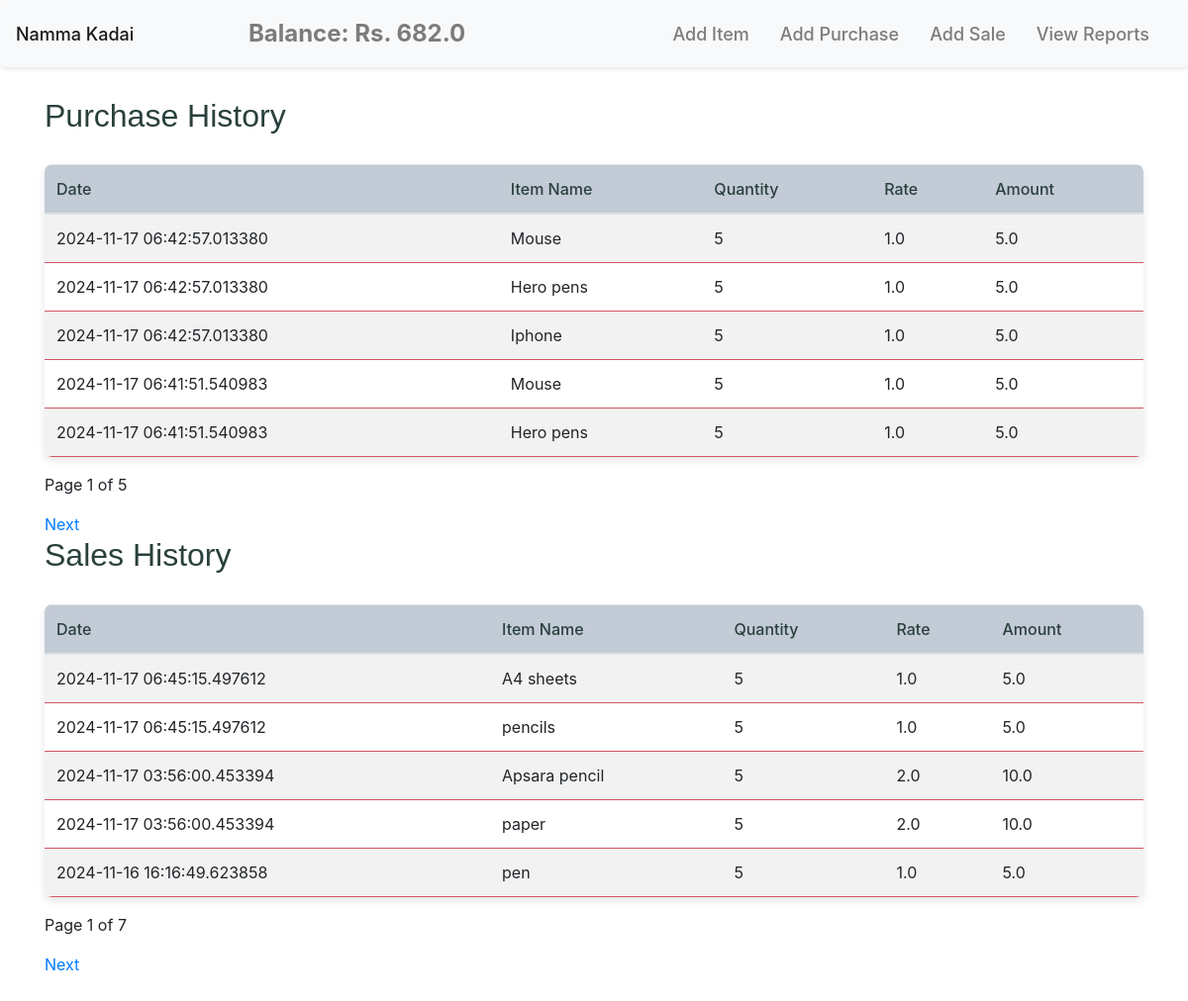
/view_reports, run on an earlier commit of the app's database.
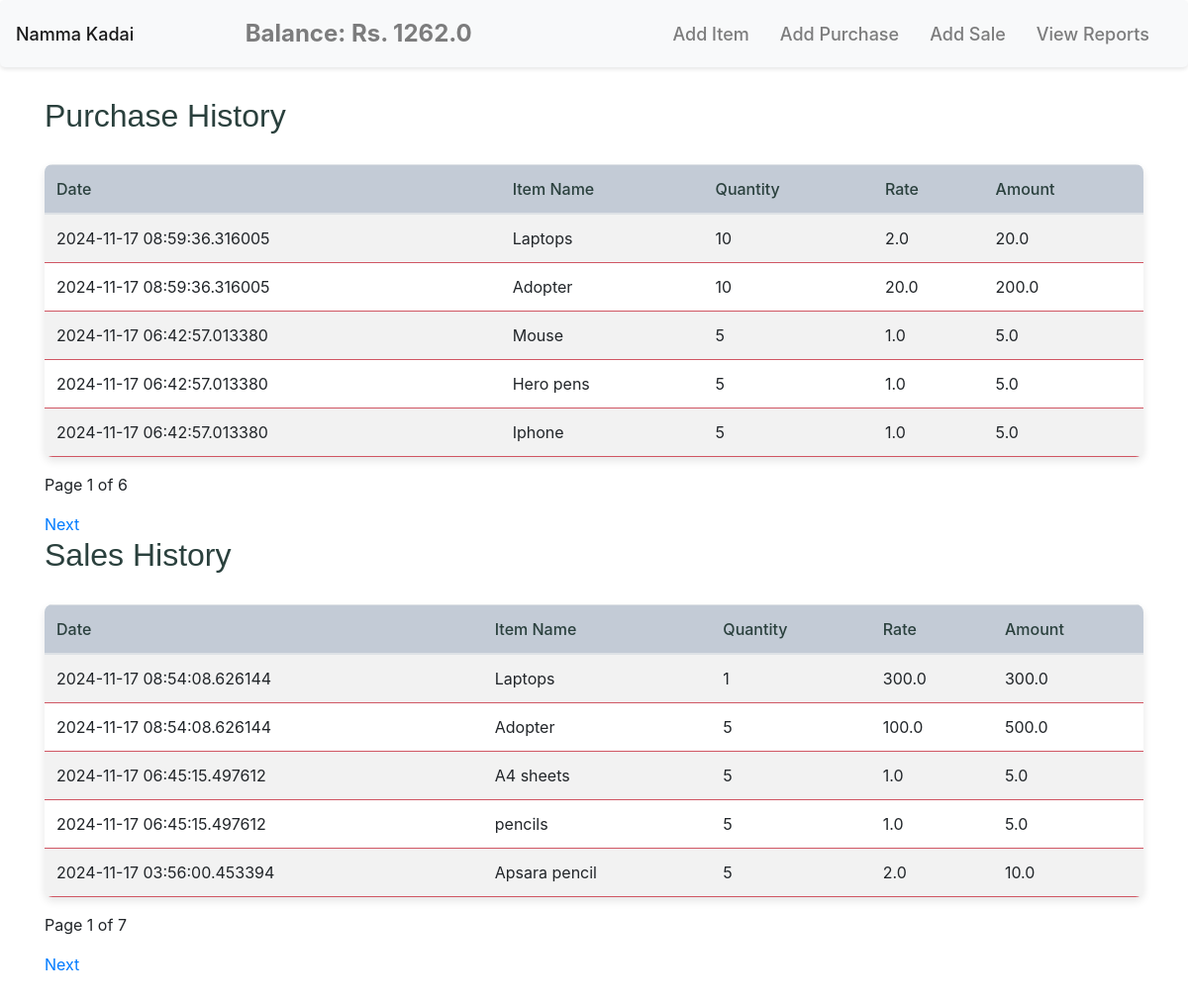
And on a later commit of the database.
### models.py (models this page shows)
class Company(db.Model):
    id = db.Column(db.Integer, primary_key=True)
    name = db.Column(db.String(50), unique=True, nullable=False)
    cash_balance = db.Column(db.Float, nullable=False, default=1000.0)

class Purchase(db.Model):
    id = db.Column(db.Integer, primary_key=True)
    timestamp = db.Column(db.DateTime, default=datetime.utcnow)
    item_id = db.Column(db.Integer, db.ForeignKey('item.id'), nullable=False)
    qty = db.Column(db.Integer, nullable=False)
    rate = db.Column(db.Float, nullable=False)
    amount = db.Column(db.Float, nullable=False)
    item = db.relationship('Item', backref=db.backref('purchases', lazy=True))

class Item(db.Model):
    id = db.Column(db.Integer, primary_key=True)
    name = db.Column(db.String(50), unique=True, nullable=False)
    price = db.Column(db.Float, nullable=False)
    qty = db.Column(db.Integer, nullable=False, default=0)

class Sale(db.Model):
    id = db.Column(db.Integer, primary_key=True)
    timestamp = db.Column(db.DateTime, default=datetime.utcnow)
    item_id = db.Column(db.Integer, db.ForeignKey('item.id'), nullable=False)
    qty = db.Column(db.Integer, nullable=False)
    rate = db.Column(db.Float, nullable=False)
    amount = db.Column(db.Float, nullable=False)
    item = db.relationship('Item', backref=db.backref('sales', lazy=True))

### app.py (the view)
@app.route('/view_reports')
def view_reports():
    purchase_page = request.args.get('purchase_page', default=1, type=int)
    sale_page = request.args.get('sale_page', default=1, type=int)
    company = Company.query.first()
    balance = company.cash_balance if company else 0
    purchases = Purchase.query.order_by(Purchase.timestamp.desc()).paginate(page=purchase_page, per_page=5)
    sales = Sale.query.order_by(Sale.timestamp.desc()).paginate(page=sale_page, per_page=5)
    return render_template('view_reports.html',purchases=purchases,sales=sales,balance=balance)

### templates/view_reports.html (shortened to what this page needs)
{% extends "base.html" %}
{% block content %}
<h2>Purchase History</h2>
<table class="table table-striped">
    <thead>
        <tr>
            <th>Date</th>
            <th>Item Name</th>
            <th>Quantity</th>
            <th>Rate</th>
            <th>Amount</th>
        </tr>
    </thead>
    <tbody>
        {% for purchase in purchases.items %}
        <tr>
            <td>{{ purchase.timestamp }}</td>
            <td>{{ purchase.item.name }}</td>
            <td>{{ purchase.qty }}</td>
            <td>{{ purchase.rate }}</td>
            <td>{{ purchase.amount }}</td>
        </tr>
        {% else %}
        <tr>
            <td colspan="5">No purchases found.</td>
        </tr>
        {% endfor %}
    </tbody>
</table>
<p>Page {{ purchases.page }} of {{ purchases.pages }}</p>
{% if purchases.has_next %}
    <a href="{{ url_for('view_reports', purchase_page=purchases.next_num, sale_page=sale_page) }}">Next</a>
{% endif %}
<h2>Sales History</h2>
<table class="table table-striped">
    <thead>
        <tr>
            <th>Date</th>
            <th>Item Name</th>
            <th>Quantity</th>
            <th>Rate</th>
            <th>Amount</th>
        </tr>
    </thead>
    <tbody>
        {% for sale in sales.items %}
        <tr>
            <td>{{ sale.timestamp }}</td>
            <td>{{ sale.item.name }}</td>
            <td>{{ sale.qty }}</td>
            <td>{{ sale.rate }}</td>
            <td>{{ sale.amount }}</td>
        </tr>
        {% else %}
        <tr>
            <td colspan="5">No sales found.</td>
        </tr>
        {% endfor %}
    </tbody>
</table>
<p>Page {{ sales.page }} of {{ sales.pages }}</p>
{% if sales.has_next %}
    <a href="{{ url_for('view_reports', sale_page=sales.next_num, purchase_page=purchase_page) }}">Next</a>
{% endif %}
{% endblock %}

### templates/base.html (shortened to what this page needs)
<!DOCTYPE html>
<html lang="en">
<head>
    <link rel="stylesheet" href="{{ url_for('static', filename='styles.css') }}">
    <link rel="stylesheet" href="https://maxcdn.bootstrapcdn.com/bootstrap/4.5.2/css/bootstrap.min.css">
</head>
<body>
    <nav class="navbar navbar-expand-lg navbar-light bg-light">
        <a class="navbar-brand" href="{{ url_for('home') }}">Namma Kadai</a>
        <div class="navbar-text mx-auto" style="font-size: 1.5rem; font-weight: bold;">
            Balance: Rs. {{ balance }}
        </div>
        <div class="navbar-nav ml-auto">
            <a class="nav-item nav-link" href="{{ url_for('add_item') }}">Add Item</a>
            <a class="nav-item nav-link" href="{{ url_for('add_purchase') }}">Add Purchase</a>
            <a class="nav-item nav-link" href="{{ url_for('add_sale') }}">Add Sale</a>
            <a class="nav-item nav-link" href="{{ url_for('view_reports') }}">View Reports</a>
        </div>
    </nav>
    <div class="container mt-4">
        {% block content %}{% endblock %}
    </div>
</body>
</html>

What changed in the data, as far as the page shows it:
no longer on this page (row unchanged): Purchase: timestamp "2024-11-17 06:41:51.540983", item.name "Mouse", qty "5", rate "1.0", amount "5.0"
no longer on this page (row unchanged): Purchase: timestamp "2024-11-17 06:41:51.540983", item.name "Hero pens", qty "5", rate "1.0", amount "5.0"
no longer on this page (row unchanged): Sale: timestamp "2024-11-17 03:56:00.453394", item.name "paper", qty "5", rate "2.0", amount "10.0"
no longer on this page (row unchanged): Sale: timestamp "2024-11-16 16:16:49.623858", item.name "pen", qty "5", rate "1.0", amount "5.0"
changed Company: cash_balance "682.0" → "1262.0"
added Purchase: timestamp "2024-11-17 08:59:36.316005", item.name "Laptops", qty "10", rate "2.0", amount "20.0"
added Purchase: timestamp "2024-11-17 08:59:36.316005", item.name "Adopter", qty "10", rate "20.0", amount "200.0"
added Sale: timestamp "2024-11-17 08:54:08.626144", item.name "Laptops", qty "1", rate "300.0", amount "300.0"
added Sale: timestamp "2024-11-17 08:54:08.626144", item.name "Adopter", qty "5", rate "100.0", amount "500.0"
Also different on the page:
{{ purchases.pages }}: "5" → "6"
